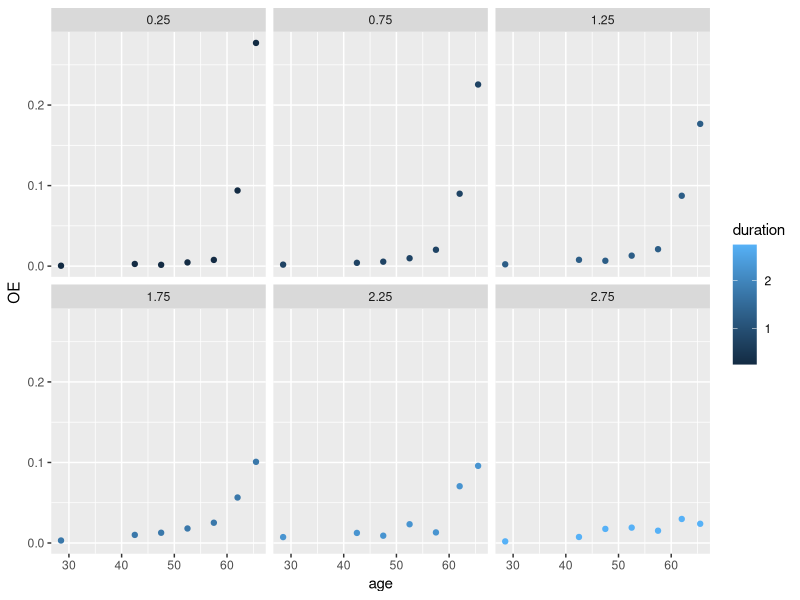
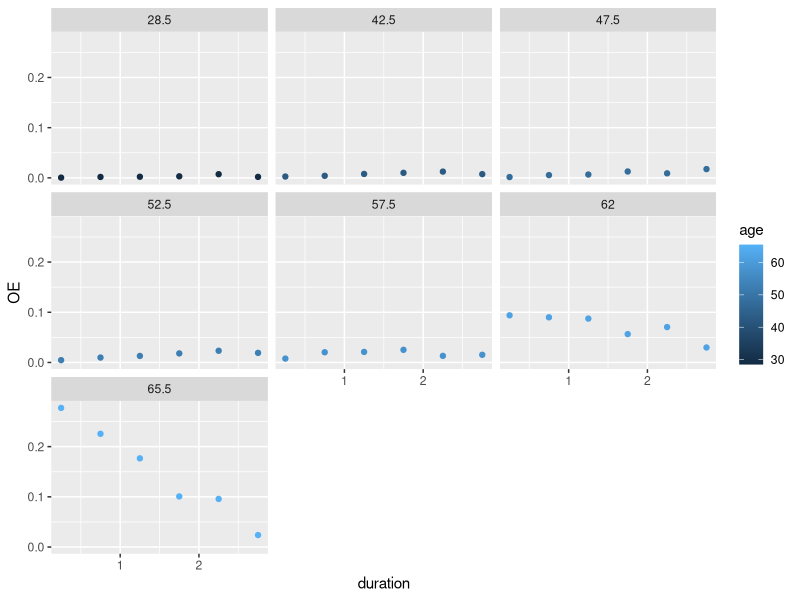
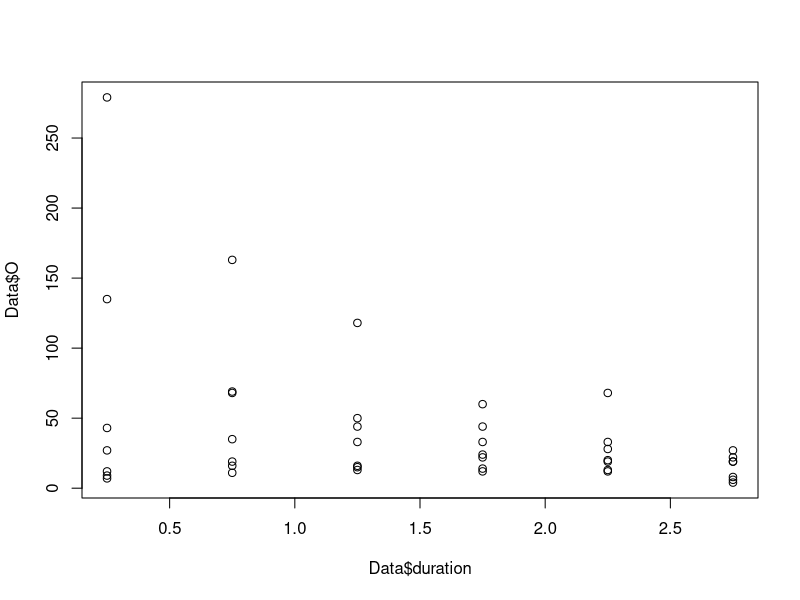
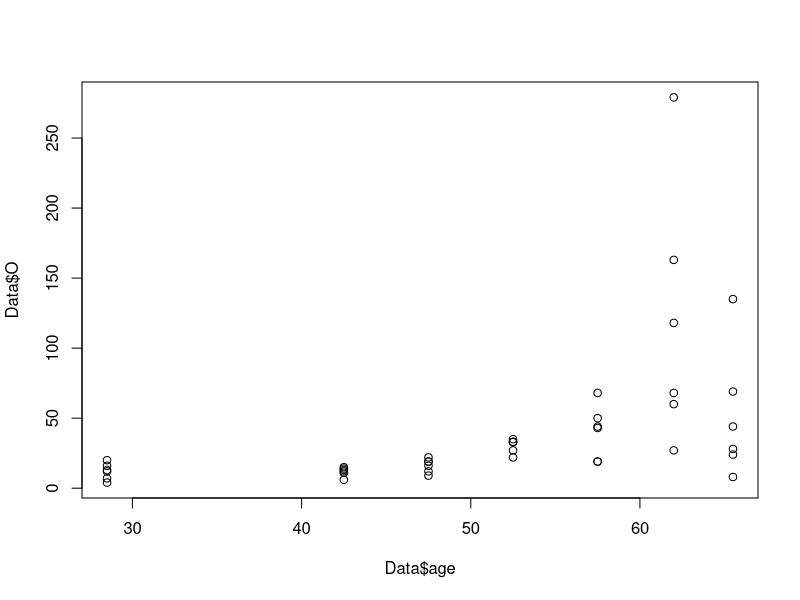
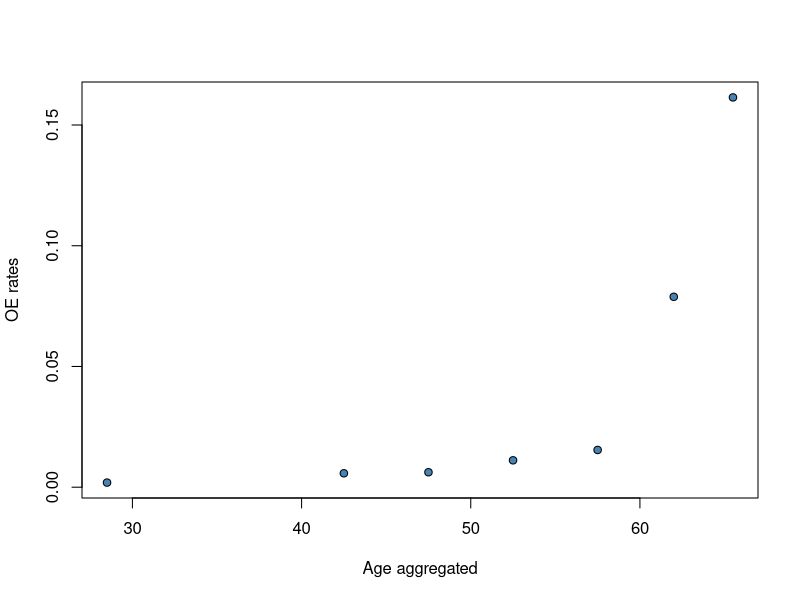
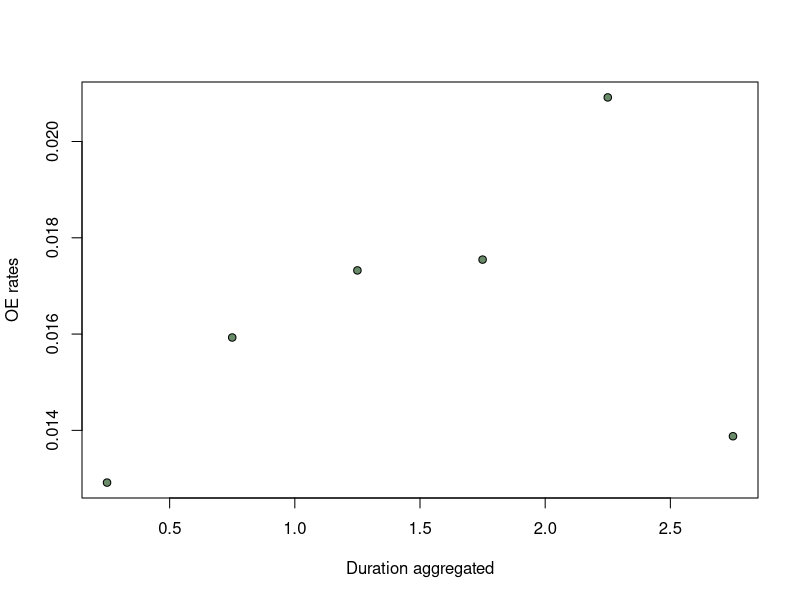
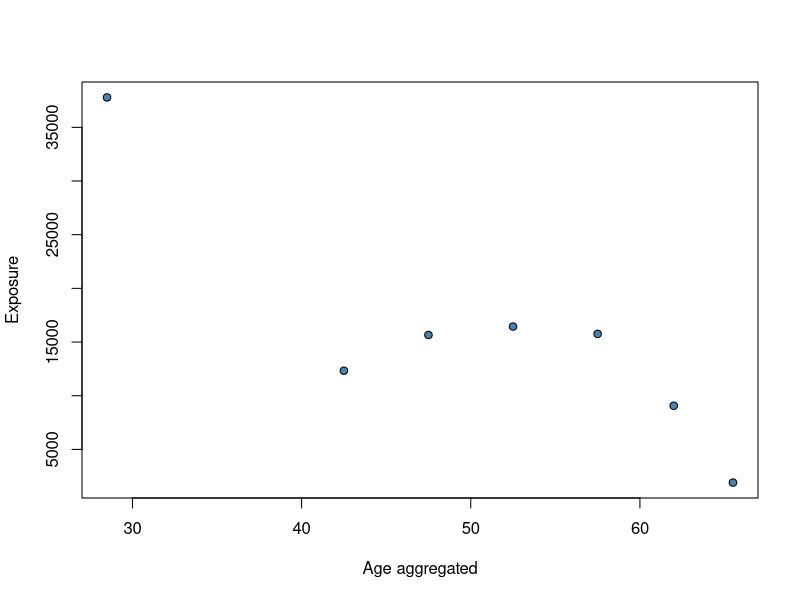
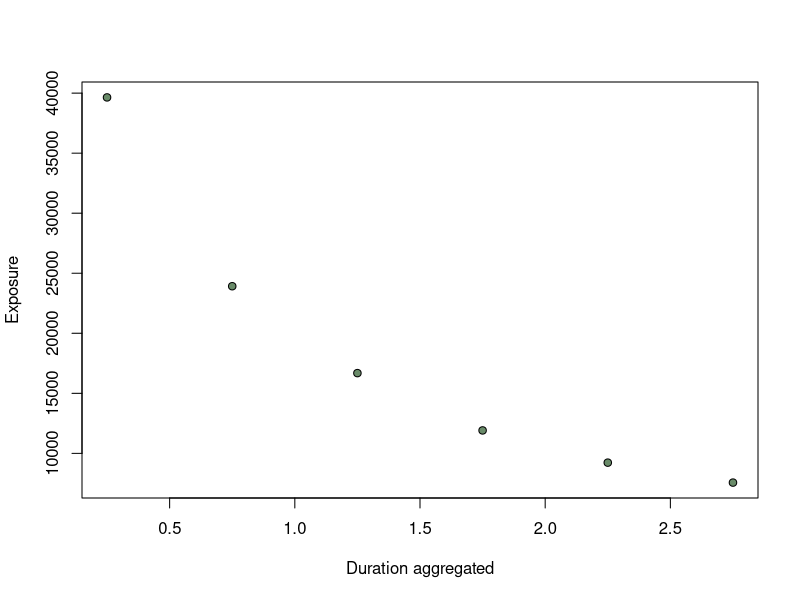

Here is the R script that generated these plots, in order: (Note: this script raises an error after producing the figures.)
######################################################
####               PAKKER OG DATA                 ####
######################################################
library(tidyverse)
library(ggplot2)
library(dplyr)
library(stats)
library(splines)
library(hexbin)

# Indlæs data:
Data <- read_csv("Data/JA/JAFP.csv")

# Opret variabel OE-rater
Data$OE <- Data$O / Data$E

# Vis data og opsummering
View(Data)
summary(Data)


######################################################
####          CENTRERING AF COVARIATER            ####
######################################################

#Centrerer age
unique_ages <- unique(Data$age)
midpoints <- (unique_ages[-1] + unique_ages[-length(unique_ages)]) / 2
custom_last_point <- (67 - 64) / 2 + 64  # Brug 65,5 som værdi i højre endepunkt da det sidste datapunkt er 60 år
midpoints <- c(midpoints, custom_last_point)
Data$age <- midpoints[match(Data$age, unique_ages)]

#centrerer duration
midpointsduration<-c((unique(Data$duration)[-1]+unique(Data$duration)[-length(unique(Data$duration))])/2,unique(Data$duration)[length(unique(Data$duration))])
Data$duration<-midpointsduration[match(Data$duration, unique(Data$duration))]

#fjerner sidste datapunkt for duration
Data<-Data[Data$duration!=unique(Data$duration)[length(unique(Data$duration))],]

View(Data)

######################################################
####            VISUALISERING AF DATA             ####
######################################################
ggplot(Data, aes(x = age, y=OE)) +
  geom_point(aes(color = duration))+
  facet_wrap(~ duration)

ggplot(Data, aes(x = duration, y=OE)) +
  geom_point(aes(color = age))+
  facet_wrap(~ age)

plot(y=Data$O, x=Data$duration)
plot(y=Data$O, x=Data$age)



######################################################
####      AGGREGERING OG IKKE-LINEARE TRENDS      ####
######################################################

# Aggregering af data efter 'age'
AgeAgg <- Data %>%
  group_by(age) %>%
  summarise(expoAgg = sum(E), occAgg=sum(O)) %>%
  mutate(OE = occAgg/expoAgg)


# Aggregering af data efter 'duration'
DurAgg <- Data %>%
  group_by(duration) %>%
  summarise(expoAgg = sum(E), occAgg=sum(O)) %>%
  mutate(OE = occAgg/expoAgg)


# Plots af trends
plot(AgeAgg$age, AgeAgg$OE,xlab="Age aggregated", ylab="OE rates", pch=21, bg="steelblue")
plot(DurAgg$duration, DurAgg$OE,xlab="Duration aggregated", ylab="OE rates", pch=21, bg="darkseagreen4")

plot(AgeAgg$age, AgeAgg$expoAgg,xlab="Age aggregated", ylab="Exposure", pch=21, bg="steelblue")
plot(DurAgg$duration, DurAgg$expoAgg,xlab="Duration aggregated", ylab="Exposure", pch=21, bg="darkseagreen4")

plot(AgeAgg$age, AgeAgg$occAgg,xlab="Age aggregated", ylab="Occurance")
plot(DurAgg$duration, DurAgg$occAgg,xlab="Duration aggregated", ylab="Occurance")



######################################################
####                  Residualplots               ####
######################################################

#Centrer middelværdien: 
residplotage <- function(model) {
  qplot(Data$age, .stdresid, data = model) +
    geom_smooth(method = "loess", size = 1, formula = y ~ x) +
    xlab("Age") +
    ylab("Fitted Values") +
    theme_minimal()
}

residplotduration <- function(model) {
  qplot(Data$duration, .stdresid, data = model) +
    geom_smooth(method = "loess", size = 1, formula = y ~ x) +
    xlab("Duration") +
    ylab("Fitted Values") +
    theme_minimal()
}



######################################################
####          Fjerner første værdi af age         ####
######################################################

#Fjerner første datapunkt for age
Data <- Data[Data$age != unique(Data$age)[1], ]

View(Data)



######################################################
####                  GLM MODELLER                ####
######################################################

# Lineær model med age og duration
glm_linear_1 <- glm(O ~ age + duration, offset = log(E), family = poisson, data = Data)
summary(glm_linear_1)
AIC(glm_linear_1)


######################################################
####                 POLYNOMIUM                   ####
######################################################

# Polynomial modeller for duration
glm_poly_1_dur <- glm(O ~ age + poly(duration, 1), offset = log(E), family = poisson, data = Data)
glm_poly_2_dur <- glm(O ~ age + poly(duration, 2), offset = log(E), family = poisson, data = Data)
glm_poly_3_dur <- glm(O ~ age + poly(duration, 3), offset = log(E), family = poisson, data = Data)
glm_poly_4_dur <- glm(O ~ age + poly(duration, 4), offset = log(E), family = poisson, data = Data)


# Sammenlign AIC for polynomial modeller for duration
AIC(glm_poly_1_dur, glm_poly_2_dur, glm_poly_3_dur,glm_poly_4_dur)
#Anden grads bedst

residplotduration(glm_poly_2_dur)


# Polynomial modeller for age
glm_poly_1_age <- glm(O ~ poly(age, 1) + duration, offset = log(E), family = poisson, data = Data)
glm_poly_2_age <- glm(O ~ poly(age, 2) + duration, offset = log(E), family = poisson, data = Data)
glm_poly_4_age <- glm(O ~ poly(age, 4) + duration, offset = log(E), family = poisson, data = Data)

# Sammenlign AIC for polynomial modeller for age
AIC(glm_poly_1_age, glm_poly_2_age, glm_poly_4_age)


# Polynomial model med kombination af age og duration
glm_poly_4_2 <- glm(O ~ poly(age, 4) + poly(duration, 2), offset = log(E), family = poisson, data = Data)
glm_poly_2_2 <- glm(O ~ poly(age, 2) + poly(duration, 2), offset = log(E), family = poisson, data = Data)

# Sammenlign AIC for modeller med age og duration polynomier
AIC(glm_poly_2_2, glm_poly_4_2)



######################################################
####         Prædictions- og residualplot         ####
######################################################

#Insæt den valgte model: 
model <- glm_2indikator_poly

# Beregn forudsagte O-værdier
Data$predicted_O <- predict(model, type = "response")

# Aggreger forudsagte værdier efter age
AgeAgg <- Data %>%
  group_by(age) %>%
  summarise(expoAgg = sum(E), occAgg = sum(O), predictedAgg = sum(predicted_O)) %>%
  mutate(predicted_OE = predictedAgg / expoAgg, OE = occAgg / expoAgg)

# Plot OE-rater over alder
plot(AgeAgg$age, AgeAgg$OE, bg = "blue", pch = 21, xlab = "Age", ylab = "OE Rate", 
     main = "OE-rates over Age")
lines(AgeAgg$age, AgeAgg$predicted_OE, col = "lightblue3", lwd = 2)

# Aggreger forudsagte værdier efter duration
DurAgg <- Data %>%
  group_by(duration) %>%
  summarise(expoAgg = sum(E), occAgg = sum(O), predictedAgg = sum(predicted_O)) %>%
  mutate(predicted_OE = predictedAgg / expoAgg, OE = occAgg / expoAgg)

# Plot OE-rater over duration
plot(DurAgg$duration, DurAgg$OE, bg = "blue", pch = 21, xlab = "Duration", ylab = "OE Rate", 
     main = "OE-rates over Duration")
lines(DurAgg$duration, DurAgg$predicted_OE, col = "lightblue3", lwd = 2)


# Residualplot for lineær model
residplotage(model)
residplotduration(model)


######################################################
####                  1 INDIKATOR                 ####
######################################################
glm_1indikator_add <- glm(O ~ age + poly(duration, 1) + I(duration >= 2), offset = log(E), 
                          family = poisson, data = Data)

glm_1indikator_poly <- glm(O ~ poly(age,2) + poly(duration, 2) + I(duration >= 2), offset = log(E), 
                          family = poisson, data = Data)

glm_1indikator_poly4 <- glm(O ~ poly(age,4) + poly(duration, 2) + I(duration >= 2) , offset = log(E), 
                           family = poisson, data = Data)

glm_2indikator_add <- glm(O ~ age + poly(duration, 1) + I(duration >= 2) + I(age >= 60), offset = log(E), 
                          family = poisson, data = Data)


glm_2indikator_poly4 <- glm(O ~ poly(age,4) + poly(duration, 2) + I(duration >= 2) + I(age >= 60), offset = log(E), 
                            family = poisson, data = Data)

glm_ind_add <- glm(O ~ age + poly(duration, 1) + I(age >= 60), offset = log(E), 
                          family = poisson, data = Data)

glm_ind_poly <- glm(O ~ poly(age,2) + poly(duration, 2) + I(age >= 60), offset = log(E), 
                           family = poisson, data = Data)

glm_ind_poly4 <- glm(O ~ poly(age,4) + poly(duration, 2) + I(age >= 60), offset = log(E), 
                            family = poisson, data = Data)

glm_ind_poly3 <- glm(O ~ poly(age,3) + poly(duration, 2) + I(age >= 60), offset = log(E), 
                     family = poisson, data = Data)


AIC(glm_poly_2_2, glm_poly_4_2,glm_1indikator_add,glm_linear_1,glm_1indikator_poly,glm_1indikator_poly4,glm_2indikator_add,glm_2indikator_poly,glm_2indikator_poly4)

AIC(glm_ind_add,glm_ind_poly,glm_ind_poly4,glm_ind_poly3)

AIC(glm_2indikator_poly,glm_ind_poly)


summary(glm_2indikator_poly)
summary(glm_ind_poly)
summary(glm_ind_poly4)
summary(glm_2indikator_poly)


######################################################
####                  1 INDIKATOR                 ####
######################################################
glm_2poly <- glm(O ~ poly(age,2) + poly(duration, 2), offset = log(E), 
                 family = poisson, data = Data)

glm_indi_dur <- glm(O ~ poly(age,2) + poly(duration, 2) + I(duration >= 2), offset = log(E), 
                           family = poisson, data = Data)

glm_indi_age <- glm(O ~ poly(age,2) + poly(duration, 2) + I(age >= 60), offset = log(E), 
                           family = poisson, data = Data)

glm_indi_add <- glm(O ~ poly(age,2) + poly(duration, 2) + I(duration >= 2) + I(age >= 60), offset = log(E), 
                    family = poisson, data = Data)

glm_indi_multi <- glm(O ~ poly(age,2) + poly(duration, 2) + I(duration >= 2):I(age >= 60), offset = log(E), 
                      family = poisson, data = Data)

glm_indi_multi_add <- glm(O ~ poly(age,2) + poly(duration, 2) + I(duration >= 2)*I(age >= 60), offset = log(E), 
                      family = poisson, data = Data)


AIC(glm_2poly, glm_indi_dur, glm_indi_age, glm_indi_add, glm_indi_multi, glm_indi_multi_add)

anova(glm_indi_multi,glm_indi_multi_add,test="LRT")

summary(glm_indi_dur)
summary(glm_indi_age)
summary(glm_indi_add)
summary(glm_indi_multi)
summary(glm_indi_multi_add)


######################################################
####         Prædictions- og residualplot         ####
######################################################

#Insæt den valgte model: 
model <- glm_indi_multi_add

# Beregn forudsagte O-værdier
Data$predicted_O <- predict(model, type = "response")

# Aggreger forudsagte værdier efter age
AgeAgg <- Data %>%
  group_by(age) %>%
  summarise(expoAgg = sum(E), occAgg = sum(O), predictedAgg = sum(predicted_O)) %>%
  mutate(predicted_OE = predictedAgg / expoAgg, OE = occAgg / expoAgg)

# Plot OE-rater over alder
plot(AgeAgg$age, AgeAgg$OE, bg = "blue", pch = 21, xlab = "Age", ylab = "O/E rate", 
     main = "O/E rates over age")
lines(AgeAgg$age, AgeAgg$predicted_OE, col = "lightblue3", lwd = 2)
abline(v = 60, col = "black", lty = 2)


# Aggreger forudsagte værdier efter duration
DurAgg <- Data %>%
  group_by(duration) %>%
  summarise(expoAgg = sum(E), occAgg = sum(O), predictedAgg = sum(predicted_O)) %>%
  mutate(predicted_OE = predictedAgg / expoAgg, OE = occAgg / expoAgg)

# Plot OE-rater over duration
plot(DurAgg$duration, DurAgg$OE, bg = "blue", pch = 21, xlab = "Duration", ylab = "O/E rate", 
     main = "O/E rates over duration")
lines(DurAgg$duration, DurAgg$predicted_OE, col = "lightblue3", lwd = 2)
abline(v = 2, col = "black", lty = 2)

# Residualplot for lineær model
residplotage(model)
residplotduration(model)




######################################################
####                  HEATMAPS                    ####
######################################################

# Beregn observerede rater
Data$observed_rate <- Data$O / Data$E

# Heatmap for observerede OE-rater
heatmap_observed <- ggplot(Data, aes(y = duration, x = age, fill = observed_rate)) +
  geom_tile(color = "white") +
  scale_fill_gradient(low = "blue", high = "red") +
  labs(title = "Heatmap af Observerede OE-Rater", y = "Duration", x = "Age", fill = "Observed OE-Rate") +
  theme_minimal()

heatmap_observed


# Beregn observerede rater


Data$predicted_rate <- Data$predicted_O / Data$E

# Heatmap for observerede OE-rater
heatmap_predicted <- ggplot(Data, aes(y = duration, x = age, fill = predicted_rate)) +
  geom_tile(color = "white") +
  scale_fill_gradient(low = "blue", high = "red") +
  labs(title = "Heatmap af Predicted OE-Rater", y = "Duration", x = "Age", fill = "Observed OE-Rate") +
  theme_minimal()

heatmap_predicted 


######################################################
####                ENDELIG MODEL                 ####
######################################################

JAFP_final <- glm(O ~ poly(age,2) + poly(duration, 2) + I(duration >= 2)*I(age >= 60), offset = log(E), 
                  family = poisson, data = Data)


summary(JAFP_final)

